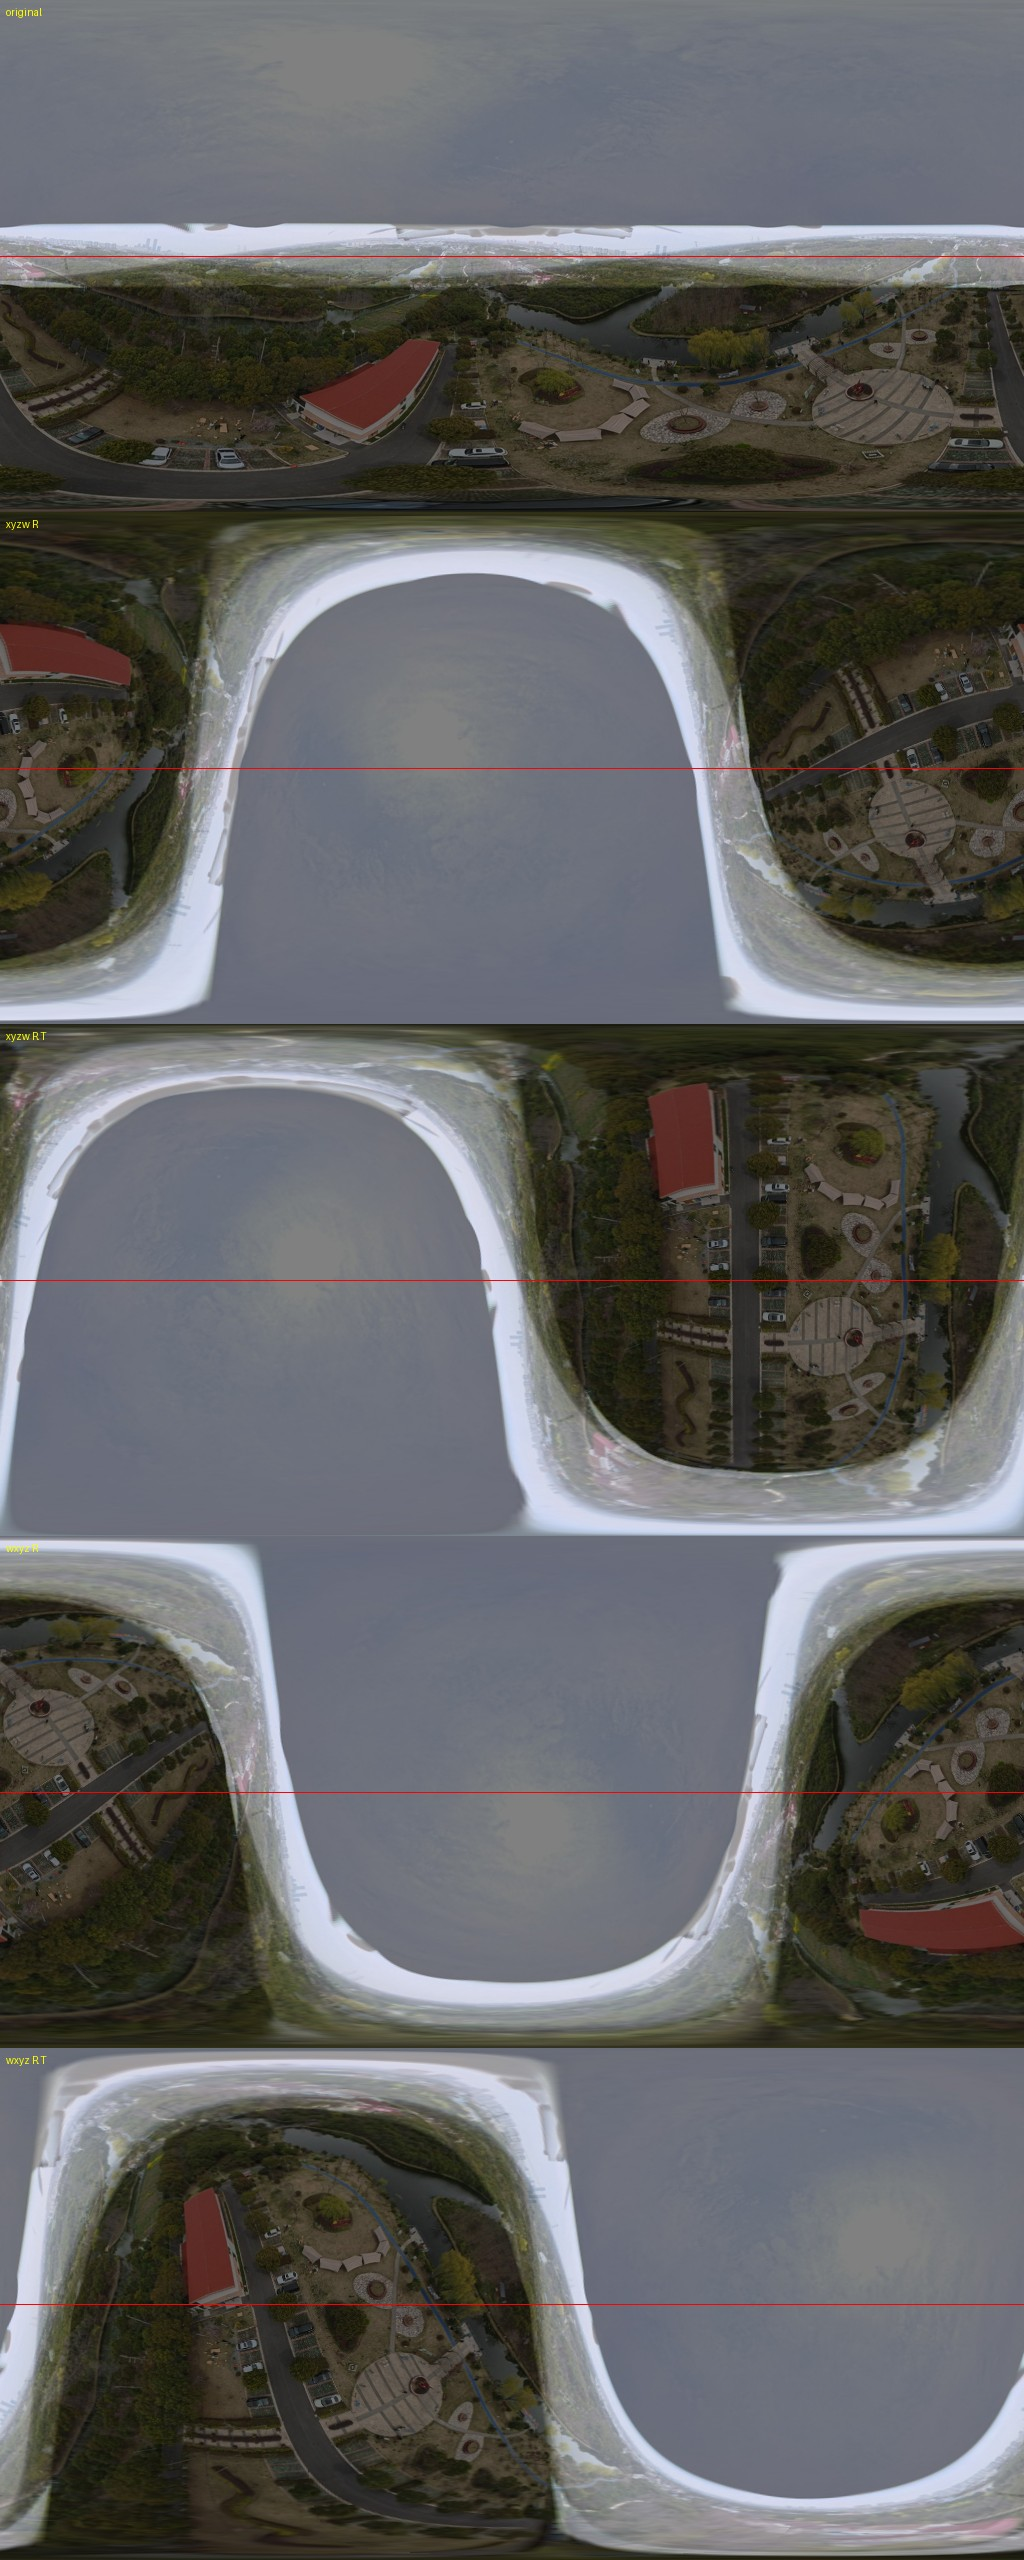

This chart was generated by the following Python code:
#!/usr/bin/env python3
"""Orientation gate: de-rotate one ERP with the GPS-quaternion R_wp under 4
conventions (xyzw/wxyz x R/R.T). The correct one yields an upright ERP with a
level, centered horizon (like §5.2 gravity-leveling). Writes a 4-row montage.
"""
import struct, os, math, json
import numpy as np, torch, torch.nn.functional as F
from PIL import Image

ROOT="/w"
F_INSV=f"{ROOT}/data/8kpano/VID_20260326_073432_023.insv"
S=os.path.getsize(F_INSV); xs=S-15672335
f=open(F_INSV,"rb"); f.seek(xs+3537641); d=f.read(410652)
QT,QQ=[],[]
for i in range(0,len(d)-35,36):
    QT.append(struct.unpack_from("<Q",d,i)[0]/1000.0)
    QQ.append(struct.unpack_from("<ffff",d,i+20))
QT=np.array(QT); QQ=np.array(QQ); QT-=QT[0]

K=120  # frame pano_0120
DUR=380.55; fps=240/DUR; t=K/fps
q=QQ[np.clip(np.searchsorted(QT,t),0,len(QQ)-1)]
print("quat sample:",np.round(q,3),"|q|=",round(float(np.linalg.norm(q)),3))

def q2R(q,order):
    if order=="xyzw": x,y,z,w=q
    else: w,x,y,z=q
    n=math.sqrt(x*x+y*y+z*z+w*w)+1e-9;x,y,z,w=x/n,y/n,z/n,w/n
    return np.array([[1-2*(y*y+z*z),2*(x*y-z*w),2*(x*z+y*w)],
                     [2*(x*y+z*w),1-2*(x*x+z*z),2*(y*z-x*w)],
                     [2*(x*z-y*w),2*(y*z+x*w),1-2*(x*x+y*y)]])

dev="cuda" if torch.cuda.is_available() else "cpu"
H,W=512,1024
vv,uu=torch.meshgrid(torch.arange(H,device=dev),torch.arange(W,device=dev),indexing="ij")
lon=(uu+0.5)/W*2*np.pi-np.pi; lat=np.pi/2-(vv+0.5)/H*np.pi
cl=torch.cos(lat)
dw=torch.stack([cl*torch.sin(lon),torch.sin(lat),cl*torch.cos(lon)],-1)

img=Image.open(f"{ROOT}/data/8kpano/scenes/scene_023hf_pano/panoramas/pano_0120.jpg").convert("RGB").resize((W,H))
t_img=torch.from_numpy(np.asarray(img,np.float32)).permute(2,0,1)[None].to(dev)/255.0

rows=[np.asarray(img)]  # row0 = original
labels=["original"]
for order in ("xyzw","wxyz"):
    for tr in (False,True):
        R=q2R(q,order); Rwp=R.T if tr else R
        Rt=torch.tensor(Rwp,dtype=torch.float32,device=dev)
        dp=torch.einsum("ij,hwj->hwi",Rt,dw)
        lon_p=torch.atan2(dp[...,0],dp[...,2]); lat_p=torch.asin(dp[...,1].clamp(-1+1e-6,1-1e-6))
        u=torch.remainder((lon_p+np.pi)/(2*np.pi)*W,W); v=(np.pi/2-lat_p)/np.pi*H
        grid=torch.stack([u/(W-1)*2-1,v/(H-1)*2-1],-1)[None]
        out=F.grid_sample(t_img,grid,mode="bilinear",padding_mode="border",align_corners=True)
        arr=(out[0].permute(1,2,0).clamp(0,1)*255).byte().cpu().numpy()
        rows.append(arr); labels.append(f"{order}{' R.T' if tr else ' R'}")
mont=np.concatenate(rows,0)
from PIL import ImageDraw
im=Image.fromarray(mont); dr=ImageDraw.Draw(im)
for i,lab in enumerate(labels):
    dr.text((6,i*H+6),lab,fill=(255,255,0))
    dr.line([(0,i*H+H//2),(W,i*H+H//2)],fill=(255,0,0),width=1)  # equator marker
im.save(f"{ROOT}/p6_unisharp/ft/quat_gate.jpg",quality=90)
print("saved quat_gate.jpg rows:",labels)
